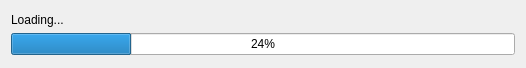
<?xml version="1.0" encoding="UTF-8"?>
<ui version="4.0">
 <class>standalone_pBar</class>
 <widget class="QDialog" name="standalone_pBar">
  <property name="geometry">
   <rect>
    <x>0</x>
    <y>0</y>
    <width>526</width>
    <height>68</height>
   </rect>
  </property>
  <property name="sizePolicy">
   <sizepolicy hsizetype="Minimum" vsizetype="Fixed">
    <horstretch>0</horstretch>
    <verstretch>0</verstretch>
   </sizepolicy>
  </property>
  <property name="windowTitle">
   <string>Dialog</string>
  </property>
  <layout class="QGridLayout" name="gridLayout">
   <item row="0" column="0">
    <layout class="QVBoxLayout" name="verticalLayout">
     <item>
      <widget class="QLabel" name="processing_title">
       <property name="sizePolicy">
        <sizepolicy hsizetype="Preferred" vsizetype="Fixed">
         <horstretch>0</horstretch>
         <verstretch>0</verstretch>
        </sizepolicy>
       </property>
       <property name="text">
        <string>Loading...</string>
       </property>
      </widget>
     </item>
     <item>
      <widget class="QProgressBar" name="progressBar">
       <property name="minimumSize">
        <size>
         <width>500</width>
         <height>0</height>
        </size>
       </property>
       <property name="value">
        <number>24</number>
       </property>
      </widget>
     </item>
    </layout>
   </item>
  </layout>
 </widget>
 <resources/>
 <connections/>
</ui>
